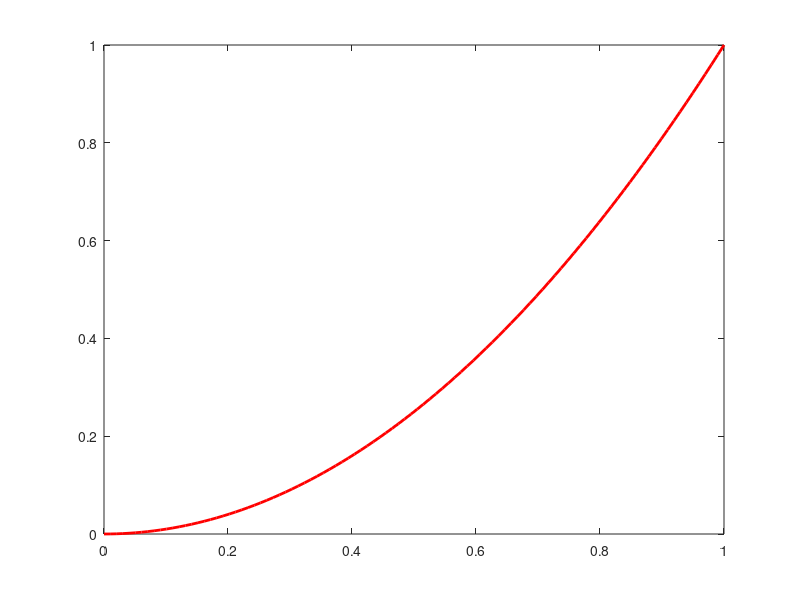

This chart was generated by the following MATLAB code: (Note: this script raises an error after producing the figure.)
A = [1 2; 3 4]
B = [2 3; 4 5]

A+B
A*B

clc
clear

% x_val = 0:0.001:1;
x_val = linspace(0, 1)

f = @(x) x.^2
g = @(x) x.^4
g = @(x, y) [x + y; x .* y];

figure(1)
plot(x_val, f(x_val), 'r-', 'linewidth', 2)
hold on
plot(x_val, g(x_val), 'b-', 'linewidth', 2)
title('Schöne Funktion')
xlabel('x')
ylabel('y')
hold off

figure(2)
loglog(x_val, f(x_val), 'r-', 'linewidth', 2)
hold on
loglog(x_val, g(x_val), 'b-', 'linewidth', 2)
title('Schöne Funktion mit log-Achse')
xlabel('x')
ylabel('y')
hold off